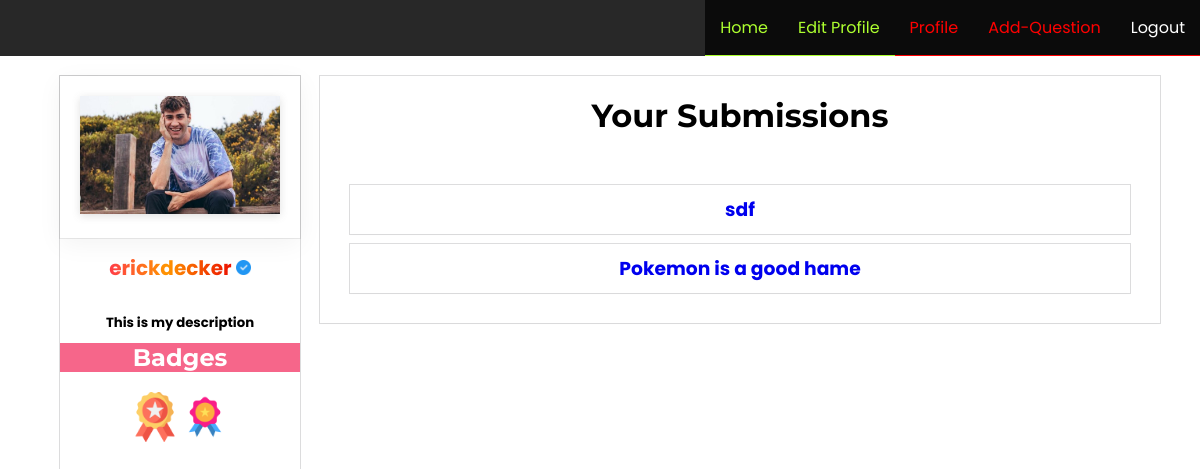
The app's page /profile/04450aeb-d42f-48e6-a37e-df76ad4831e7 (signed in) with its own data.
### base/models.py (models this page shows, shortened)
class Profile(models.Model):
    profile=models.OneToOneField(User, on_delete=models.CASCADE, blank=True, null=True)
    projects=models.ForeignKey("TodoList", on_delete=models.CASCADE, blank=True, null=True)
    description=models.TextField(blank=True, null=True, default="This is my description")
    name=models.CharField(max_length=200, blank=True, null=True)
    profile_pic=models.ImageField(null=True, blank=True, default="default.jpg")
    followers=models.IntegerField(default=0)
    email=models.CharField(max_length=500, blank=True, null=True)
    rookie=models.BooleanField(default=False)
    average=models.BooleanField(default=False)
    professional=models.BooleanField(default=False)
    expert=models.BooleanField(default=False)
    god=models.BooleanField(default=False)
    verified=models.BooleanField(default=False)
    id=models.UUIDField(default=uuid.uuid4, unique=True, primary_key=True, editable=False)
    created=models.DateTimeField(auto_now_add=True)

class TodoList(models.Model):
    owner=models.ForeignKey(Profile, on_delete=models.CASCADE,null=True, blank=True)
    Question_pic=models.ImageField(null=True, blank=True, default="default.jpg")
    Answer_pic=models.ImageField(null=True, blank=True, default="default.png")
    title=models.TextField( blank=True, null=True)
    description=models.TextField(blank=True, null=True)
    created=models.DateTimeField(auto_now_add=True)
    votes_positive=models.IntegerField(default=0)
    votes_negative=models.IntegerField(default=0)
    views=models.IntegerField(default=0)
    tag_name=models.ForeignKey(Tags, on_delete=models.CASCADE, null=True, blank=True)
    id=models.UUIDField(default=uuid.uuid4, unique=True, primary_key=True, editable=False)
    created=models.DateTimeField(auto_now_add=True)

### base/views.py (the view)
# urls.py: path("profile/<str:pk>",views.User_Profile, name="profile"),
@login_required(login_url="login")
def User_Profile(request,pk):
    user=Profile.objects.get(id=pk)
    tasks=TodoList.objects.all()
    project=TodoList.objects.filter(owner=user.id)
    context={'project':project,'user':user,'tasks':tasks }
    return render(request, 'base/profile.html', context)

### base/templates/base/profile.html (shortened to what this page needs)
{% extends 'base/base.html' %}
{% load static %}
{% block content %}
<link rel="stylesheet" href="{% static 'styles/profile.css' %}">
<div class="container">
    <div class="left-con">
        <div class="user-image">
            <img src="{{user.profile_pic.url}}" alt="" id="user-img">
        </div>
        <div class="user-details">
            <h2 id="username">{{ user.name }} {% if user.verified %} <span id="vbox"> <span><img src="{% static 'images/ribbons/check.png' %}" alt="" id="verified"></span> </span> {% endif %} </h2>
        </div>
        <div class="user-desc">
            <h5>{{ user.description|linebreaksbr }}</h5>
        </div>
        <h2 id="t-badges">Badges</h2>
        <div id="achievements">
            {% if user.average %}  <img id="verified-image-rookie" src="{% static 'images/ribbons/rookie.png' %}" alt=""> {% endif %}
            {% if user.average %}  <img id="verified-image-average" src="{% static 'images/ribbons/average.png' %}" alt=""> {% endif %}
                </div>
    </div>
    <div class="right-con">
        {% if request.user.profile.id == user.id %}
        <h1 id="t-ques">Your Submissions</h1>
        {% else %}
        <h1 id="t-ques">{{user.name|title}}'s Submissions</h1>
        {% endif %}
        <div class="questions-pane">
        {% if project %}
            {% for pro in project %}
            <div class="question">
                {% if pro.title %}
                    <h3><a href="{% url 'question' pro.id %}">{{ pro.title }}</a>  </h3>
                {% endif %}
            </div>
            {% endfor %}
        {% else %}
        <p style="text-align: center;">No Sumbissions by user :/</p>
        {% endif %}
        </div>
    </div>
</div>
{% endblock content %}

### static/styles/profile.css (style rules this page uses)
* { margin: 0px; padding: 0px; }
a { text-decoration: none; }
#username { font-size: 20px; background: rgb(255,0,121); background: linear-gradient(90deg, rgba(255,0,121,1) 0%, rgba(255,149,0,1) 44%, rgba(233,0,0,1) 77%, rgba(224,0,144,1) 100%); -webkit-background-clip: text; -webkit-text-fill-color: transparent; }
#user-img { width: 100%; height: auto; object-fit: contain; box-shadow: rgba(99, 99, 99, 0.2) 0px 2px 8px 0px; }
.user-image { padding: 20px; box-shadow: rgba(0, 0, 0, 0.05) 0px 6px 24px 0px, rgba(0, 0, 0, 0.08) 0px 0px 0px 1px; }
#verified { width: 15px; height: 15px; }
.container { width: 100%; height: auto; display: flex; align-items: center; justify-content: center; flex-direction: row; }
.left-con { margin: 20px; width: 20%; height: 100vh; box-shadow: rgba(0, 0, 0, 0.02) 0px 1px 3px 0px, rgba(27, 31, 35, 0.15) 0px 0px 0px 1px; margin-bottom: auto; }
.right-con { width: 70%; font-family: "Poppins"; margin-top: 20px; margin-bottom: auto; height: auto; box-shadow: rgba(0, 0, 0, 0.02) 0px 1px 3px 0px, rgba(27, 31, 35, 0.15) 0px 0px 0px 1px; }
.user-desc { font-family: "Poppins"; width: 100%; padding-top: 20px; text-align: center; }
.user-details { margin-top: 5px; font-family: "Poppins"; text-align: center; padding: 10px; font-size: 14px; word-wrap: break-word; width: auto; }
#verified-image-rookie, #verified-image-average { width: 50px; height: 50px; }
#t-badges { margin-top:10px ; padding: 0px; background-color: rgba(241, 0, 60,0.6); color: white; font-family: "Montserrat"; text-align: center; }
#achievements { padding: 20px; display: flex; justify-content: center; flex-wrap: wrap; }
#t-ques { font-family: "Montserrat"; text-align: center; padding: 20px; }
.question { padding: 10px; text-align: center; box-shadow: rgba(0, 0, 0, 0.02) 0px 1px 3px 0px, rgba(27, 31, 35, 0.15) 0px 0px 0px 1px; margin: 10px; display: flex; align-items: center; justify-content: center; }
.questions-pane { padding: 20px; }

### records on screen
Profile: profile_pic (picture), name "erickdecker", description "This is my description"
TodoList: title "sdf"
TodoList: title "Pokemon is a good hame"
